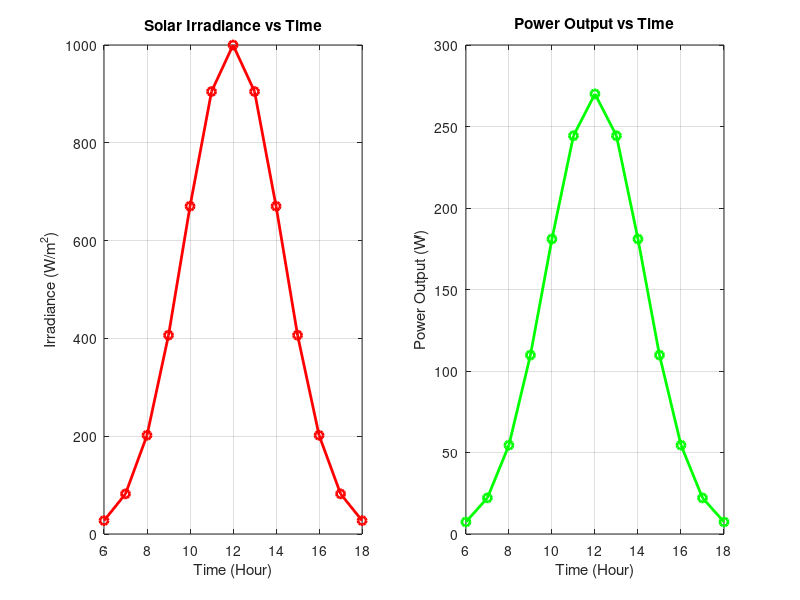

MATLAB code for this plot:

% Solar PV System Power Output Simulation with Variable Irradiance
% Author: Anas Aamir Memon
% Description: This script simulates solar irradiance and calculates power output from a solar PV system over the day.
clc;
clear;
panel_area = 1.5; % in square meters
efficiency = 0.18; % 18% panel efficiency
hours = 6:18; % Hours in the day % Time from 6 AM to 6 PM
irradiance = 1000 .* exp(-((hours - 12).^2) / 10); % Simulated irradiance values (W/m^2) - peaking at noon
power_output = irradiance * panel_area * efficiency;% Power output calculation: P = Irradiance * Area * Efficiency
% Plotting Irradiance vs Time
figure;
subplot(1,2,1);
plot(hours, irradiance, 'o-r', 'LineWidth', 2);
title('Solar Irradiance vs Time');
xlabel('Time (Hour)');
ylabel('Irradiance (W/m^2)');
grid on;
% Plotting Power Output vs Time
subplot(1,2,2);
plot(hours, power_output, 'o-g', 'LineWidth', 2);
title('Power Output vs Time');
xlabel('Time (Hour)');
ylabel('Power Output (W)');
grid on;